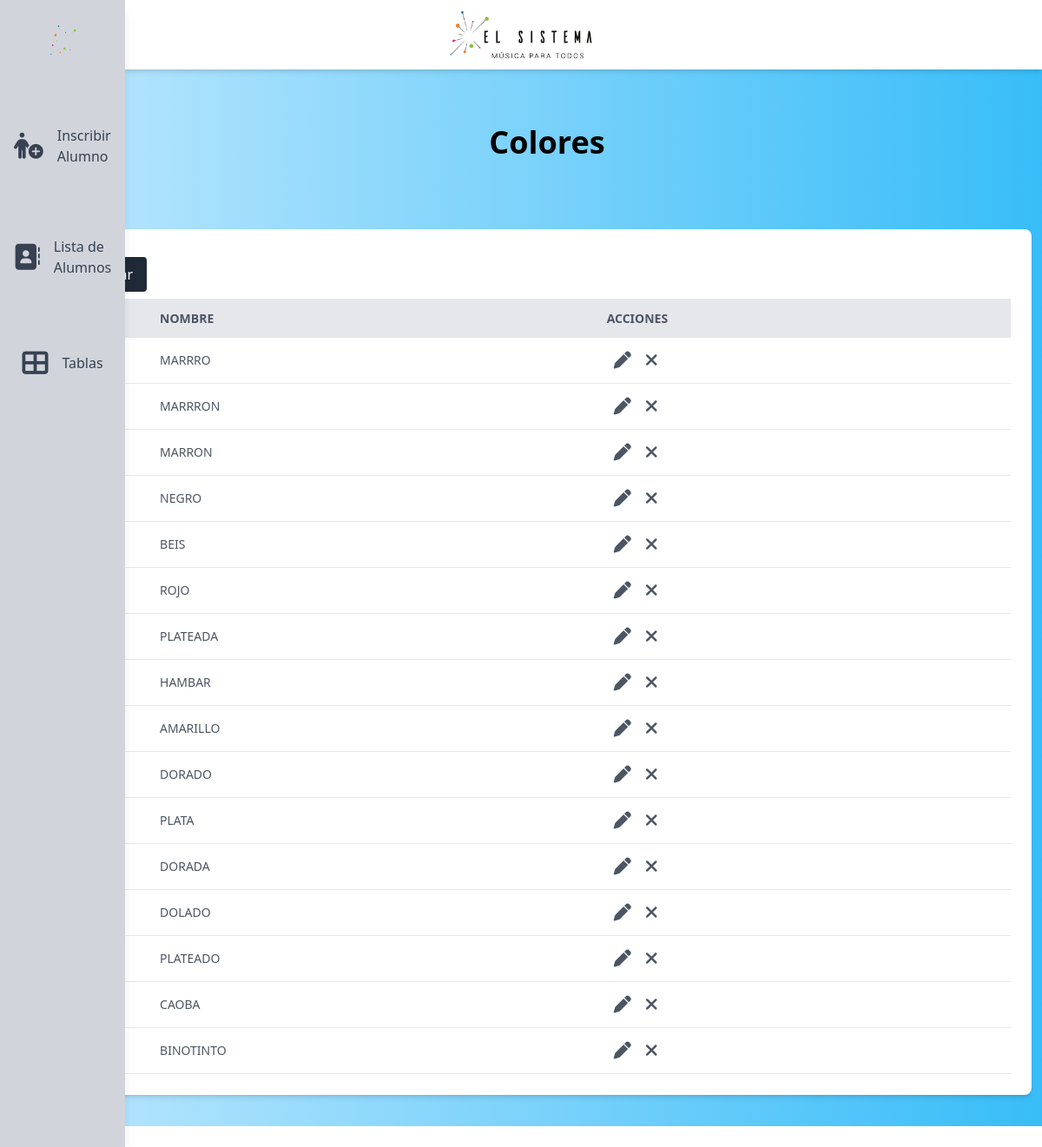
The page /colores/ on the database its author committed.
### matricula/models.py (models this page shows, shortened)
class Color(models.Model):
    nombre = models.CharField(max_length=128, blank=True, null=True)
    activo = models.BooleanField(default=True)

### matricula/views.py (the view)
# urls.py: path('colores/<nullable_int:id>', colores, name='colores'),
def colores(request, id):
    return viewset(request,
        Color,
        [
            {
                'name': 'nombre',
                'type': 'text',
                'width': '50'
            },
        ],
        'Colores',
        ColorForm,
        'colores',
        id
    )

### matricula/helpers.py (called while the page is built)
    def to_python(self, value):
        if value:
            return int(value)
        return None

### matricula/templates/administrador/table.html (shortened to what this page needs)
{% extends "administrador/layout.html" %}
{% block body %}
<div class="flex flex-col justify-center items-center h-[10rem]">
    <h1 class="text-4xl text-center font-bold mb-4 capitalize ">{{ title }}</h1>
</div>
<div class="bg-white shadow-md rounded-lg p-6 m-3 mb-9 " id="section-table">
    <button type="button" id="crear-btn" class="bg-gray-800 text-white px-4 py-2 my-2 rounded" >
        Crear
    </button>
    <div class="overflow-x-auto">
        <table class="min-w-full table-auto" id="entry-table">
            <thead>
                <tr class="bg-gray-200 text-gray-600 uppercase text-sm leading-normal">
                    {% if first_entry %}
                        {% for field_name, field_value in first_entry.items %}
                            {% if field_name != "activo" %}
                                {% if field_name == "id" %}
                                    <th class="py-3 px-6 text-center" width="25">
                                    </th>
                                {% else %}
                                    <th class="py-3 px-6 text-left">
                                        {{ field_name }}
                                    </th>
                                {% endif %}
                            {% endif %}
                        {% endfor %}
                        <th class="py-3 px-6 text-left">Acciones</th>
                    {% else %}
                        <th>Sin registros</th>
                    {% endif %}
                </tr>
            </thead>
            <tbody class="text-gray-600 text-sm font-light">
                {% for entry in entries %}
                    <tr class="border-b border-gray-200 hover:bg-sky-100" onclick="event.stopPropagation(); goToURL(window.location + '{{ entry.id }}');">
                        {% for field_name, field_value in entry.items %}
                            {% if field_name != "activo" %}
                                <td class="py-3 px-6 text-left">
                                    {% if field_value %}
                                        {{ field_value }}
                                    {% else %}
                                        Ninguno
                                    {% endif %}
                                </td>
                            {% endif %}
                        {% empty %}
                            <td class="py-3 px-6 text-left">Sin registros</td>
                        {% endfor %}
                        <td class="py-3 px-6 text-left flex flex-row">
                            <i class="fa-solid fa-pen mx-2 text-xl z-10 hover:text-3xl" onclick="editEntry('{{ entry.id }}'); setFormParams()"></i>
                            <i class="fa-solid fa-xmark mx-2 text-xl" onclick="event.stopPropagation(); deleteEntry('{{ entry.id }}')"></i>
                        </td>
                    </tr>
                {% endfor %}
            </tbody>
        </table>
    </div>
</div>
{% endblock %}

### rows shown on the page
Color: entry "MARRRO"
Color: entry "MARRRON"
Color: entry "MARRON"
Color: entry "NEGRO"
Color: entry "BEIS"
Color: entry "ROJO"
Color: entry "PLATEADA"
Color: entry "HAMBAR"
Color: entry "AMARILLO"
Color: entry "DORADO"
Color: entry "PLATA"
Color: entry "DORADA"
Color: entry "DOLADO"
Color: entry "PLATEADO"
Color: entry "CAOBA"
Color: entry "BINOTINTO"

### other values the page prints
{{ title }} "Colores"
{{ field_name }} "NOMBRE"
